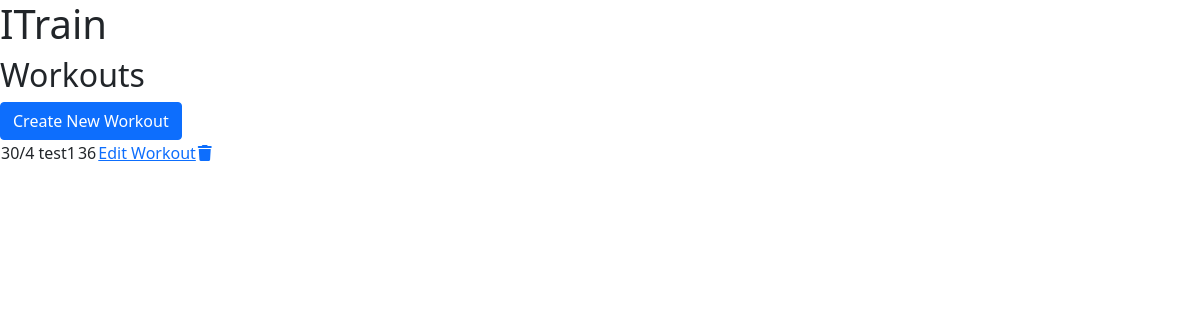
The page /workouts/ on the database as committed earlier.
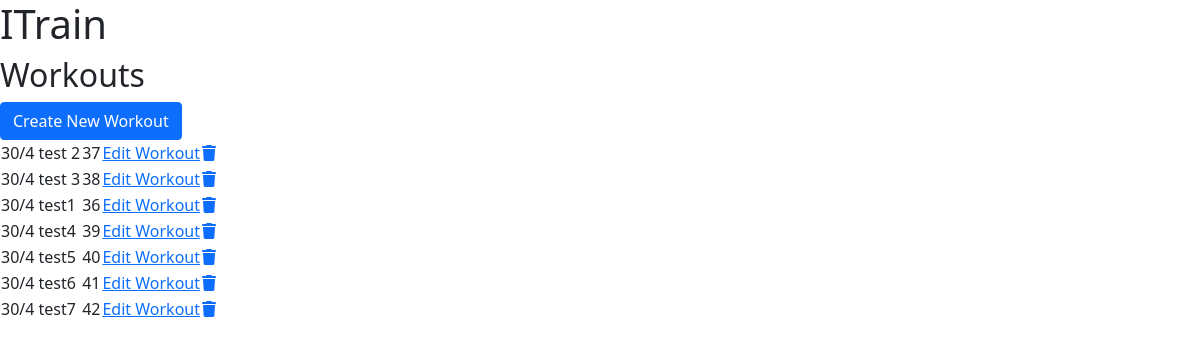
The same page on the database as committed later.
### main/models.py (models this page shows, shortened)
class Workout(models.Model):
    name = models.CharField(max_length=30, unique=True, null=False,
                            blank=False,
                            error_messages={'unique':
                                            'The Workout name is not unique'})
    description = models.TextField(max_length=200, blank=True)
    class Meta:
        ordering = ['name']

### main/views.py (the view)
# urls.py: path('workouts/', WorkoutList.as_view(), name='workouts'),
class WorkoutList(generic.ListView):
    model = Workout
    template_name = 'main/workouts.html'
    paginate_by = 50

### main/templates/main/workouts.html (shortened to what this page needs)
{% extends 'base.html' %}
{% load static %}
{% block content %}
<h2>Workouts</h2>
<a href="{% url 'create_workout'%}">
  <button type="button" class="btn btn-primary">Create New Workout</button>
</a>
<table>
  {% for workout in workout_list %}
  <tr>
    <td>{{ workout.name }}</td>
    <td>{{ workout.id }}</td>
    <td><a href="{% url 'edit_workout' workout.id %}">Edit Workout</a></td>
    <td><a href="#delete-workout-{{ workout.id }}" data-bs-toggle="modal">
        <i class="fa-solid fa-trash"></i></a></td>
  </tr>
  {% empty %}
  <tr>You have no workouts to show</tr>
  {% endfor %}
</table>
{% endblock %}

### templates/base.html (shortened to what this page needs)
{% load static %}
<!DOCTYPE html>
<html lang="en">
<head>
    <link href="https://cdn.jsdelivr.net/npm/bootstrap@5.1.3/dist/css/bootstrap.min.css" rel="stylesheet"
>
</head>
<body>
    <header>
        <h1>ITrain</h1>
    </header>
    <section>
        {% block content %}
        {% endblock %}
    </section>
</body>
</html>

Rows that differ between the two databases and show on the page:
added Workout: name "30/4 test 2", id "37"
added Workout: name "30/4 test 3", id "38"
added Workout: name "30/4 test4", id "39"
added Workout: name "30/4 test5", id "40"
added Workout: name "30/4 test6", id "41"
added Workout: name "30/4 test7", id "42"
